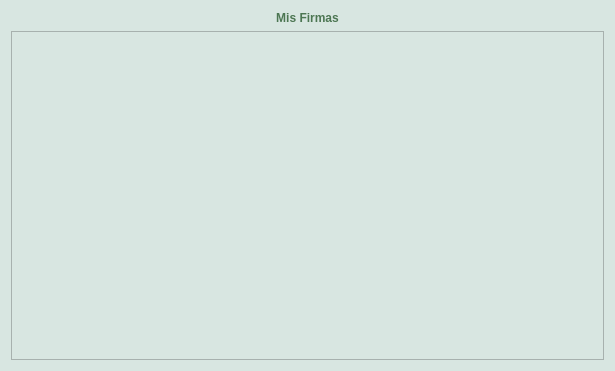
<?xml version="1.0" encoding="UTF-8"?>
<ui version="4.0">
 <class>MySignatures</class>
 <widget class="QWidget" name="MySignatures">
  <property name="geometry">
   <rect>
    <x>0</x>
    <y>0</y>
    <width>615</width>
    <height>371</height>
   </rect>
  </property>
  <property name="windowTitle">
   <string>Mis Firmas</string>
  </property>
  <property name="styleSheet">
   <string notr="true">color:rgb(76, 118, 82);
background-color:rgb(216, 230, 225);</string>
  </property>
  <layout class="QVBoxLayout" name="mySignaturesLayout">
   <item>
    <widget class="QLabel" name="titleLabel">
     <property name="acceptDrops">
      <bool>false</bool>
     </property>
     <property name="styleSheet">
      <string notr="true">font: bold;</string>
     </property>
     <property name="text">
      <string>Mis Firmas</string>
     </property>
     <property name="scaledContents">
      <bool>true</bool>
     </property>
     <property name="alignment">
      <set>Qt::AlignCenter</set>
     </property>
     <property name="wordWrap">
      <bool>true</bool>
     </property>
    </widget>
   </item>
   <item>
    <widget class="QTableView" name="mySignaturesTableView"/>
   </item>
  </layout>
 </widget>
 <resources/>
 <connections/>
</ui>
